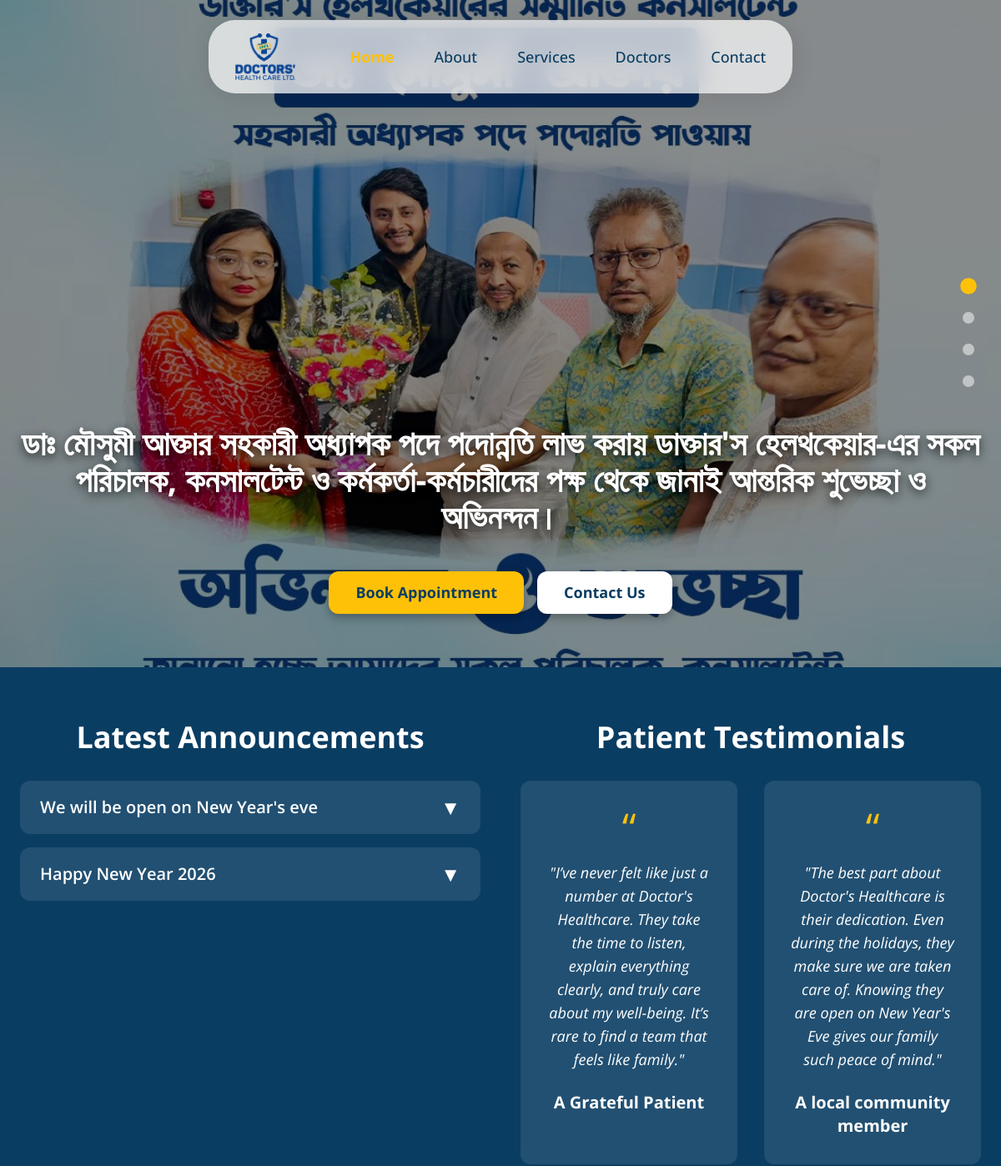
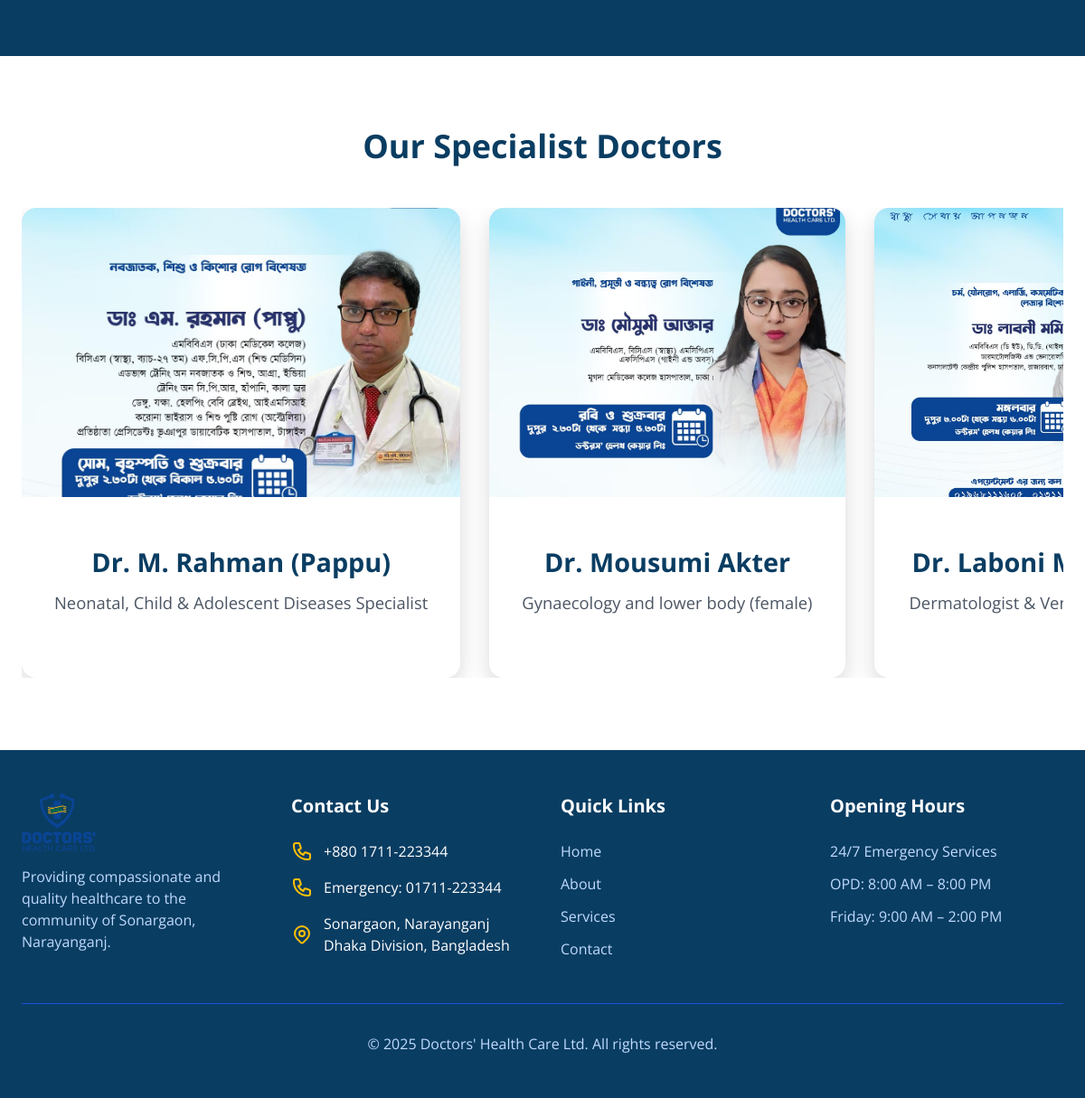
The page / on the database its author committed (2 pictures, top to bottom).
### texts/models.py (models this page shows, shortened)
class HomeSlide(models.Model):
    image = models.ImageField(upload_to='slides/')  # images will be saved in media/slides/
    title = models.CharField(max_length=200)
    subtitle = models.CharField(max_length=300, blank=True, null=True)
    order = models.PositiveSmallIntegerField(default=0, help_text="Lower number = appears first")
    is_active = models.BooleanField(default=True, help_text="Uncheck to hide this slide")
    class Meta:
        ordering = ['order']
        verbose_name = "Home Slide"
        verbose_name_plural = "Home Slides"

class Announcement(models.Model):
    title = models.CharField(max_length=200)
    content = models.TextField()
    button_text = models.CharField(max_length=100, default="Learn More", blank=True)
    button_url = models.CharField(max_length=200, default="/contact/", blank=True)
    is_active = models.BooleanField(default=True, help_text="Check to show this announcement")
    created_at = models.DateTimeField(auto_now_add=True)
    updated_at = models.DateTimeField(auto_now=True)
    class Meta:
        ordering = ['-created_at']  # newest first
        verbose_name_plural = "Announcements"

class Testimonial(models.Model):
    quote = models.TextField()
    author = models.CharField(max_length=100)
    is_active = models.BooleanField(default=True)
    order = models.PositiveSmallIntegerField(default=0)
    class Meta:
        ordering = ['order']

class Doctor(models.Model):
    photo = models.ImageField(upload_to='doctors/')
    name = models.CharField(max_length=100)
    specialty = models.CharField(max_length=100)
    order = models.PositiveSmallIntegerField(default=0)
    is_active = models.BooleanField(default=True)
    class Meta:
        ordering = ['order']

### texts/views.py (the view)
# urls.py: path('', home, name='home'),
def home(request):
    context = {
        'slides': HomeSlide.objects.filter(is_active=True).order_by('order'),
        'announcements': Announcement.objects.filter(is_active=True).order_by('-created_at'),
        'testimonials': Testimonial.objects.filter(is_active=True).order_by('order')[:3],
        'doctors': Doctor.objects.filter(is_active=True).order_by('order'),
        'contact': ContactInfo.objects.first(),
    }
    return render(request, 'home.html', context)

### templates/home.html (shortened to what this page needs)
{% load static %}
<!DOCTYPE html>
<html lang="en">
<head>
    <script src="https://cdn.tailwindcss.com"></script>
</head>
<body class="bg-gray-50">
    <header class="fixed top-6 left-1/2 transform -translate-x-1/2 z-50 w-full px-4">
        <nav class="sticky-navbar mx-auto flex justify-between items-center">
            <div>
                <img src="{% static 'images/logo.png' %}" alt="Doctors' Health Care Ltd. Logo" class="h-14">
            </div>
            <div class="hidden md:flex space-x-12 text-[#0A3D62] text-lg font-medium">
                <a href="/" class="text-[#FFC107] font-bold">Home</a>
                <a href="/about/" class="hover:text-[#FFC107] transition">About</a>
                <a href="/services/" class="hover:text-[#FFC107] transition">Services</a>
                <a href="/doctors/" class="hover:text-[#FFC107] transition">Doctors</a>
                <a href="/contact/" class="hover:text-[#FFC107] transition">Contact</a>
            </div>
        </nav>
    </header>
    <section class="slider-container">
        {% for slide in slides %}
        <div class="slide {% if forloop.first %}active{% endif %}">
            <img src="{{ slide.image.url }}" alt="{{ slide.title }}">
            <div class="overlay">
                <h1 class="text-4xl md:text-6xl font-bold">{{ slide.title }}</h1>
                <div class="btn-group mt-8">
                    <a href="/appointment/" class="btn btn-primary">Book Appointment</a>
                    <a href="/contact/" class="btn btn-secondary">Contact Us</a>
                </div>
            </div>
        </div>
        {% endfor %}
        <div class="slider-dots">
            {% for slide in slides %}
            <div class="dot {% if forloop.first %}active{% endif %}"></div>
            {% endfor %}
        </div>
    </section>
    <section class="py-16 bg-[#0A3D62] text-white">
        <div class="max-w-7xl mx-auto px-6">
            <div class="flex flex-col lg:flex-row gap-12">
                {% if announcements %}
                <div class="lg:w-2/3">
                    <h2 class="text-4xl font-bold text-center mb-8">Latest Announcements</h2>
                    <div class="space-y-4">
                        {% for ann in announcements %}
                        <div class="bg-white/10 backdrop-blur rounded-xl overflow-hidden">
                            <div class="px-6 py-4 flex justify-between items-center cursor-pointer" onclick="this.nextElementSibling.classList.toggle('open'); this.querySelector('span').classList.toggle('rotate-180')">
                                <h3 class="text-xl font-semibold">{{ ann.title }}</h3>
                                <span class="text-2xl transition-transform">▼</span>
                            </div>
                        </div>
                        {% endfor %}
                    </div>
                </div>
                {% endif %}
                {% if testimonials %}
                <div class="lg:w-2/3">
                    <h2 class="text-4xl font-bold text-center mb-8">Patient Testimonials</h2>
                    <div class="grid grid-cols-1 md:grid-cols-2 gap-8">
                        {% for testimonial in testimonials %}
                        <div class="bg-white/10 backdrop-blur p-8 rounded-xl text-center hover:bg-white/20 transition">
                            <div class="text-5xl text-[#FFC107] mb-4 leading-none">“</div>
                            <p class="text-lg italic mb-6">{{ testimonial.quote }}</p>
                            <h4 class="text-xl font-bold">{{ testimonial.author }}</h4>
                        </div>
                        {% empty %}
                        <p class="text-center opacity-70 col-span-2">No testimonials yet.</p>
                        {% endfor %}
                    </div>
                </div>
                {% endif %}
            </div>
        </div>
    </section>
    <section class="py-20 bg-white">
        <div class="max-w-7xl mx-auto px-6">
            <h2 class="text-4xl font-bold text-center text-[#0A3D62] mb-12">Our Specialist Doctors</h2>
            <div class="overflow-hidden">
                <div class="doctors-container">
                    {% for doctor in doctors %}
                    <div class="doctor-card">
                        <img src="{{ doctor.photo.url }}" alt="{{ doctor.name }}">
                        <div class="content">
                            <h3>{{ doctor.name }}</h3>
                            <p>{{ doctor.specialty }}</p>
                        </div>
                    </div>
                    {% endfor %}
                </div>
            </div>
        </div>
    </section>
    <footer class="bg-[#0A3D62] text-white py-12">
        <div class="max-w-7xl mx-auto px-6">
            <div class="grid grid-cols-1 md:grid-cols-4 gap-10">
                <div>
                    <img src="{% static 'images/logo.png' %}" alt="DHCL Logo" class="h-16 mb-4">
                    <p class="text-blue-200">
                        Providing compassionate and quality healthcare to the community of Sonargaon, Narayanganj.
                    </p>
                </div>
                <div>
                    <h4 class="text-xl font-bold mb-6">Contact Us</h4>
                    <ul class="space-y-4">
                        <li class="flex items-center gap-3">
                            <span>+880 1711-223344</span>
                        </li>
                        <li class="flex items-center gap-3">
                            <span>Emergency: 01711-223344</span>
                        </li>
                        <li class="flex items-center gap-3">
                            <span>Sonargaon, Narayanganj<br>Dhaka Division, Bangladesh</span>
                        </li>
                    </ul>
                </div>
                <div>
                    <h4 class="text-xl font-bold mb-6">Quick Links</h4>
                    <ul class="space-y-3 text-blue-200">
                        <li><a href="/" class="hover:text-[#FFC107] transition">Home</a></li>
                        <li><a href="/about/" class="hover:text-[#FFC107] transition">About</a></li>
                        <li><a href="/services/" class="hover:text-[#FFC107] transition">Services</a></li>
                        <li><a href="/contact/" class="hover:text-[#FFC107] transition">Contact</a></li>
                    </ul>
                </div>
                <div>
                    <h4 class="text-xl font-bold mb-6">Opening Hours</h4>
                    <ul class="space-y-3 text-blue-200">
                        <li>24/7 Emergency Services</li>
                        <li>OPD: 8:00 AM – 8:00 PM</li>
                        <li>Friday: 9:00 AM – 2:00 PM</li>
                    </ul>
                </div>
            </div>
            <div class="mt-12 pt-8 border-t border-blue-700 text-center text-blue-200">
                © 2025 Doctors' Health Care Ltd. All rights reserved.
            </div>
        </div>
    </footer>
</body>
</html>

### templates/home.html (style rules this page uses)
body { font-family: 'Open Sans', sans-serif; margin: 0; padding: 0; }
.sticky-navbar { background: rgba(255, 255, 255, 0.70); backdrop-filter: blur(16px); -webkit-backdrop-filter: blur(16px); box-shadow: 0 4px 30px rgba(0, 0, 0, 0.1); border-radius: 2rem; padding: 1rem 2rem; transition: all 0.3s ease; max-width: 60%; width: 100%; }
.slider-container { position: relative; height: 100vh; min-height: 600px; max-height: 900px; overflow: hidden; }
.slide { position: absolute; inset: 0; width: 100%; height: 100%; opacity: 0; transform: translateY(100%); transition: all 1.2s ease-in-out; }
.slide.active { opacity: 1; transform: translateY(0); }
.slide img { width: 100%; height: 100%; object-fit: cover; }
.overlay { position: absolute; inset: 0; background: rgba(0, 0, 0, 0.45); display: flex; flex-direction: column; justify-content: flex-end; align-items: center; color: white; text-align: center; padding: 0 1.5rem 4rem; }
.overlay h1 { font-size: 2.5rem; line-height: 1.1; margin-bottom: 0.75rem; text-shadow: 0 4px 12px rgba(0,0,0,0.7); }
.btn-group { display: flex; gap: 1rem; flex-wrap: wrap; justify-content: center; }
.btn { padding: 0.75rem 2rem; font-size: 1.125rem; font-weight: 700; border-radius: 0.75rem; text-decoration: none; transition: all 0.3s ease; box-shadow: 0 4px 12px rgba(0,0,0,0.3); }
.btn-primary { background: #FFC107; color: #0A3D62; }
.btn-secondary { background: white; color: #0A3D62; }
.slider-dots { position: absolute; top: 50%; right: 2rem; transform: translateY(-50%); display: flex; flex-direction: column; gap: 1.5rem; z-index: 20; }
.dot { width: 14px; height: 14px; border-radius: 50%; background: rgba(255,255,255,0.5); cursor: pointer; transition: all 0.3s; }
.dot.active { background: #FFC107; transform: scale(1.4); }
.doctors-container { display: flex; animation: scroll 50s linear infinite; white-space: nowrap; }
.doctor-card { flex: 0 0 340px; margin-right: 2rem; background: white; border-radius: 1rem; overflow: visible; box-shadow: 0 10px 25px rgba(0, 0, 0, 0.15); transition: all 0.4s ease; display: flex; flex-direction: column; height: 520px; }
.doctor-card img { width: 100%; height: 320px; object-fit: cover; border-top-left-radius: 1rem; border-top-right-radius: 1rem; }
.doctor-card .content { padding: 1.5rem 1.25rem 2.5rem; flex-grow: 1; display: flex; flex-direction: column; justify-content: center; align-items: center; text-align: center; }
.doctor-card h3, .doctor-card p { word-wrap: break-word; overflow-wrap: break-word; hyphens: auto; max-width: 100%; padding: 0 1rem; }
.doctor-card h3 { font-size: 1.8rem; font-weight: 700; color: #0A3D62; margin-bottom: 0.75rem; line-height: 1.3; }
.doctor-card p { font-size: 1.15rem; color: #4B5563; line-height: 1.5; }

### rows shown on the page
HomeSlide: image (picture), title "ডাঃ মৌসুমী আক্তার সহকারী অধ্যাপক পদে পদোন্নতি লাভ করায় ডাক্তার'স হেলথকেয়ার-এর সকল পরিচালক, কনসালটেন্ট ও কর্মকর্তা-কর্মচারীদের পক্ষ থেকে জানাই আন্তরিক শুভেচ্ছা ও অভিনন্দন।"
Announcement: title "We will be open on New Year's eve"
Announcement: title "Happy New Year 2026"
Testimonial: quote "\"I’ve never felt like just a number at Doctor's Healthcare. They take the time to listen, explain everything clearly, and truly care about my well-being. It’s rare to find a team that feels like family.\"", author "A Grateful Patient"
Testimonial: quote "\"The best part about Doctor's Healthcare is their dedication. Even during the holidays, they make sure we are taken care of. Knowing they are open on New Year's Eve gives our family such peace of mind.\"", author "A local community member"
Doctor: photo (picture), name "Dr. M. Rahman (Pappu)", specialty "Neonatal, Child & Adolescent Diseases Specialist"
Doctor: photo (picture), name "Dr. Mousumi Akter", specialty "Gynaecology and lower body (female)"
Doctor: photo (picture), name "Dr. Laboni…", specialty "Dermatologist &…"
